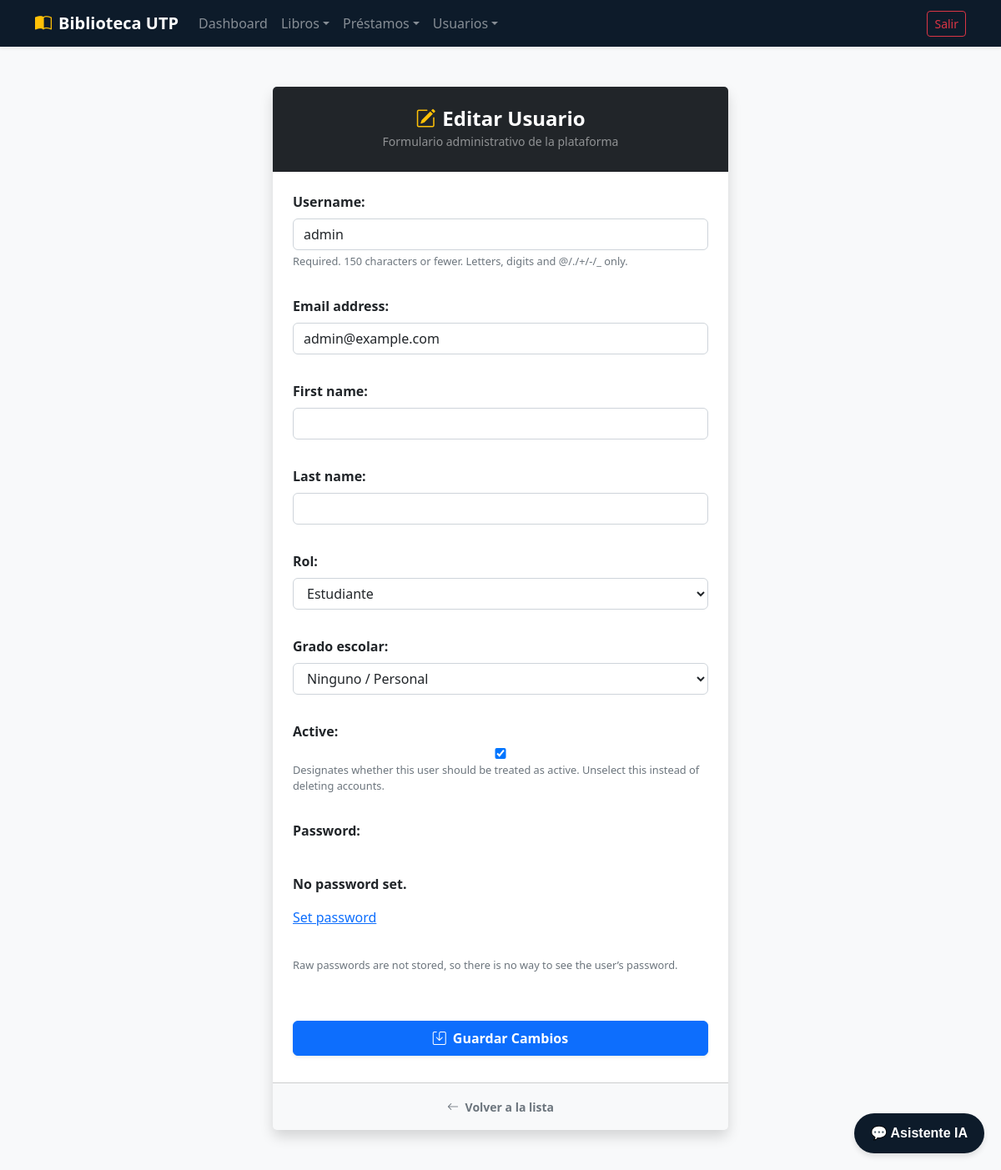
The page /usuarios/editar/2/ (signed in) on the database its author committed.
### apps/usuarios/models.py (models this page shows, shortened)
class Usuario(AbstractUser):
    ROLES = (
        ('estudiante', 'Estudiante'),
        ('docente', 'Docente'),
        ('bibliotecario', 'Bibliotecario'),
    )
    GRADOS = (
        ('primaria', 'Primaria'),
        ('secundaria', 'Secundaria'),
        ('ninguno', 'Ninguno / Personal'),
    )
    rol = models.CharField(max_length=20, choices=ROLES, default='estudiante')
    grado_escolar = models.CharField(max_length=20, choices=GRADOS, default='ninguno')

### apps/usuarios/views.py (the view)
# urls.py: path('editar/<int:pk>/', views.UsuarioUpdateView.as_view(), name='editar'),
class UsuarioUpdateView(LoginRequiredMixin, BibliotecarioRequiredMixin, UpdateView):
    model = Usuario
    form_class = UsuarioChangeForm
    template_name = 'usuarios/usuario_form.html'
    success_url = reverse_lazy('usuarios:lista')

### apps/usuarios/forms.py
class UsuarioChangeForm(UserChangeForm):
    class Meta:
        model = Usuario
        fields = ('username', 'email', 'first_name', 'last_name', 'rol', 'grado_escolar', 'is_active')

### apps/usuarios/views.py (called while the page is built)
    def test_func(self):
        return self.request.user.is_superuser or self.request.user.rol == 'bibliotecario'

### apps/usuarios/templates/usuarios/usuario_form.html (shortened to what this page needs)
{% extends 'usuarios/base.html' %}
{% block content %}
<div class="container my-5">
    <div class="row justify-content-center">
        <div class="col-12 col-md-8 col-lg-6">
            <div class="card shadow border-0 rounded-3">
                <div class="card-header bg-dark text-white text-center py-4">
                    <h4 class="fw-bold mb-0">
                        {% if object %}
                            <i class="bi bi-pencil-square me-2 text-warning"></i>Editar Usuario
                        {% else %}
                            <i class="bi bi-person-plus-fill me-2 text-warning"></i>Crear Nuevo Usuario
                        {% endif %}
                    </h4>
                    <small class="text-white-50">Formulario administrativo de la plataforma</small>
                </div>
                <div class="card-body p-4">
                    <form method="post" class="needs-validation">
                        <div class="mb-4 d-grid gap-3 user-form-fields">
                            {{ form.as_p }}
                        </div>
                        <button type="submit" class="btn btn-primary w-100 py-2 fw-bold shadow-sm mb-2">
                            <i class="bi bi-save me-2"></i>Guardar Cambios
                        </button>
                    </form>
                </div>
                <div class="card-footer bg-light text-center py-3">
                    <a href="{% url 'usuarios:lista' %}" class="text-decoration-none small fw-semibold text-secondary">
                        <i class="bi bi-arrow-left me-1"></i> Volver a la lista
                    </a>
                </div>
            </div>
        </div>
    </div>
</div>
{% endblock %}

### apps/usuarios/templates/usuarios/base.html (style rules this page uses)
body { background-color: #f8f9fa; }

### apps/usuarios/templates/usuarios/usuario_form.html (style rules this page uses)
.user-form-fields p { margin-bottom: 1rem; }
.user-form-fields label { display: block; margin-bottom: 0.5rem; font-weight: 600; color: #212529; }
.user-form-fields input, .user-form-fields select { display: block; width: 100%; padding: 0.375rem 0.75rem; font-size: 1rem; font-weight: 400; line-height: 1.5; color: #212529; background-color: #fff; border: 1px solid #ced4da; border-radius: 0.375rem; transition: border-color .15s ease-in-out, box-shadow .15s ease-in-out; }
.user-form-fields .helptext { display: block; font-size: 0.8rem; color: #6c757d; margin-top: 0.25rem; }

### rows shown on the page
Usuario: username "admin", email "admin@example.com", rol "Estudiante", grado_escolar "Ninguno / Personal", is_active "☑"
